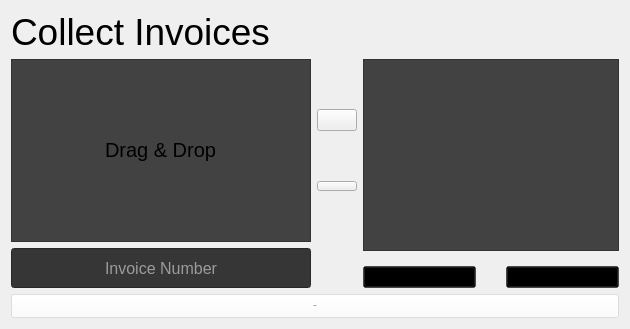
         <widget class="QWidget" name="page_collect">
          <property name="enabled">
           <bool>true</bool>
          </property>
          <property name="styleSheet">
           <string notr="true"/>
          </property>
          <layout class="QGridLayout" name="gridLayout_15">
           <item row="0" column="0">
            <widget class="QLabel" name="label_8">
             <property name="font">
              <font>
               <pointsize>28</pointsize>
              </font>
             </property>
             <property name="styleSheet">
              <string notr="true">background-color: rgba(255, 255, 255, 0);</string>
             </property>
             <property name="text">
              <string>Collect Invoices</string>
             </property>
            </widget>
           </item>
           <item row="1" column="0">
            <widget class="QFrame" name="frame_image_preview">
             <property name="sizePolicy">
              <sizepolicy hsizetype="MinimumExpanding" vsizetype="Expanding">
               <horstretch>0</horstretch>
               <verstretch>0</verstretch>
              </sizepolicy>
             </property>
             <property name="styleSheet">
              <string notr="true">background-color: rgb(66, 66, 66);</string>
             </property>
             <property name="frameShape">
              <enum>QFrame::StyledPanel</enum>
             </property>
             <property name="frameShadow">
              <enum>QFrame::Raised</enum>
             </property>
             <layout class="QGridLayout" name="gridLayout_20">
              <item row="1" column="0" alignment="Qt::AlignHCenter|Qt::AlignVCenter">
               <widget class="QLabel" name="label_14">
                <property name="font">
                 <font>
                  <pointsize>15</pointsize>
                 </font>
                </property>
                <property name="text">
                 <string>Drag &amp; Drop</string>
                </property>
               </widget>
              </item>
             </layout>
            </widget>
           </item>
           <item row="1" column="1">
            <layout class="QVBoxLayout" name="verticalLayout_5">
             <property name="spacing">
              <number>0</number>
             </property>
             <item>
              <widget class="QPushButton" name="invoDataCollectBtn">
               <property name="styleSheet">
                <string notr="true">QPushButton:hover{
	background-color: rgb(0, 0, 0);
}</string>
               </property>
               <property name="text">
                <string/>
               </property>
               <property name="icon">
                <iconset resource="resource.qrc">
                 <normaloff>:/icon/resource/icon/right-arrow.png</normaloff>:/icon/resource/icon/right-arrow.png</iconset>
               </property>
               <property name="iconSize">
                <size>
                 <width>50</width>
                 <height>50</height>
                </size>
               </property>
              </widget>
             </item>
             <item>
              <widget class="QPushButton" name="image_preview_clearBtn">
               <property name="font">
                <font>
                 <pointsize>-1</pointsize>
                </font>
               </property>
               <property name="styleSheet">
                <string notr="true">QPushButton:hover{
	background-color: rgb(0, 0, 0);
}</string>
               </property>
               <property name="text">
                <string/>
               </property>
               <property name="icon">
                <iconset resource="resource.qrc">
                 <normaloff>:/icon/resource/icon/clear.png</normaloff>:/icon/resource/icon/clear.png</iconset>
               </property>
               <property name="iconSize">
                <size>
                 <width>50</width>
                 <height>50</height>
                </size>
               </property>
              </widget>
             </item>
            </layout>
           </item>
           <item row="1" column="2" rowspan="2">
            <layout class="QVBoxLayout" name="verticalLayout_7">
             <property name="spacing">
              <number>15</number>
             </property>
             <item>
              <widget class="QListWidget" name="listWidget__image_preview">
               <property name="sizePolicy">
                <sizepolicy hsizetype="MinimumExpanding" vsizetype="Expanding">
                 <horstretch>0</horstretch>
                 <verstretch>0</verstretch>
                </sizepolicy>
               </property>
               <property name="font">
                <font>
                 <pointsize>12</pointsize>
                </font>
               </property>
               <property name="autoFillBackground">
                <bool>false</bool>
               </property>
               <property name="styleSheet">
                <string notr="true">background-color: rgb(66, 66, 66);</string>
               </property>
               <property name="lineWidth">
                <number>1</number>
               </property>
               <property name="midLineWidth">
                <number>10</number>
               </property>
               <property name="dragDropMode">
                <enum>QAbstractItemView::DragDrop</enum>
               </property>
               <property name="selectionBehavior">
                <enum>QAbstractItemView::SelectRows</enum>
               </property>
               <property name="iconSize">
                <size>
                 <width>100</width>
                 <height>100</height>
                </size>
               </property>
               <property name="resizeMode">
                <enum>QListView::Adjust</enum>
               </property>
               <property name="spacing">
                <number>20</number>
               </property>
               <property name="viewMode">
                <enum>QListView::IconMode</enum>
               </property>
               <property name="itemAlignment">
                <set>Qt::AlignAbsolute|Qt::AlignCenter|Qt::AlignHCenter|Qt::AlignVCenter</set>
               </property>
              </widget>
             </item>
             <item>
              <layout class="QHBoxLayout" name="horizontalLayout">
               <property name="spacing">
                <number>30</number>
               </property>
               <item>
                <widget class="QPushButton" name="image_preview_list_clearAllBtn">
                 <property name="layoutDirection">
                  <enum>Qt::RightToLeft</enum>
                 </property>
                 <property name="styleSheet">
                  <string notr="true">QPushButton{
	background-color: rgba(0, 0, 0, 100);
}

QPushButton:hover{
	background-color: rgb(0, 0, 0);
}</string>
                 </property>
                 <property name="text">
                  <string>  Clear All  </string>
                 </property>
                 <property name="icon">
                  <iconset resource="resource.qrc">
                   <normaloff>:/icon/resource/icon/delete.png</normaloff>:/icon/resource/icon/delete.png</iconset>
                 </property>
                 <property name="iconSize">
                  <size>
                   <width>30</width>
                   <height>30</height>
                  </size>
                 </property>
                </widget>
               </item>
               <item>
                <widget class="QPushButton" name="invoDataSubmitBtn">
                 <property name="layoutDirection">
                  <enum>Qt::RightToLeft</enum>
                 </property>
                 <property name="styleSheet">
                  <string notr="true">QPushButton{
	background-color: rgba(0, 0, 0, 100);
}

QPushButton:hover{
	background-color: rgb(0, 0, 0);
}</string>
                 </property>
                 <property name="text">
                  <string>  Submit  </string>
                 </property>
                 <property name="icon">
                  <iconset resource="resource.qrc">
                   <normaloff>:/icon/resource/icon/submit.png</normaloff>:/icon/resource/icon/submit.png</iconset>
                 </property>
                 <property name="iconSize">
                  <size>
                   <width>30</width>
                   <height>30</height>
                  </size>
                 </property>
                </widget>
               </item>
              </layout>
             </item>
            </layout>
           </item>
           <item row="2" column="0">
            <widget class="QLineEdit" name="lineEdit_invoNumber">
             <property name="minimumSize">
              <size>
               <width>300</width>
               <height>40</height>
              </size>
             </property>
             <property name="font">
              <font>
               <pointsize>12</pointsize>
              </font>
             </property>
             <property name="styleSheet">
              <string notr="true">background-color: rgb(54, 54, 54);
color: rgb(255, 255, 255);</string>
             </property>
             <property name="alignment">
              <set>Qt::AlignCenter</set>
             </property>
             <property name="placeholderText">
              <string>Invoice Number</string>
             </property>
             <property name="clearButtonEnabled">
              <bool>true</bool>
             </property>
            </widget>
           </item>
           <item row="3" column="0" colspan="3">
            <widget class="QPushButton" name="ocr_library_btn">
             <property name="font">
              <font>
               <pointsize>-1</pointsize>
              </font>
             </property>
             <property name="layoutDirection">
              <enum>Qt::RightToLeft</enum>
             </property>
             <property name="styleSheet">
              <string notr="true">QPushButton{
	padding:10px 10px 10px 10px;
	color: rgb(0, 0, 0);
	background-color: rgba(255, 255, 255, 100);
}

QPushButton:hover{
	
	background-color: rgba(255, 255, 255, 200);
}</string>
             </property>
             <property name="text">
              <string>Library</string>
             </property>
             <property name="icon">
              <iconset resource="resource.qrc">
               <normaloff>:/icon/resource/icon/chevron-right.svg</normaloff>:/icon/resource/icon/chevron-right.svg</iconset>
             </property>
             <property name="iconSize">
              <size>
               <width>30</width>
               <height>30</height>
              </size>
             </property>
             <property name="autoDefault">
              <bool>false</bool>
             </property>
             <property name="default">
              <bool>false</bool>
             </property>
            </widget>
           </item>
          </layout>
         </widget>
